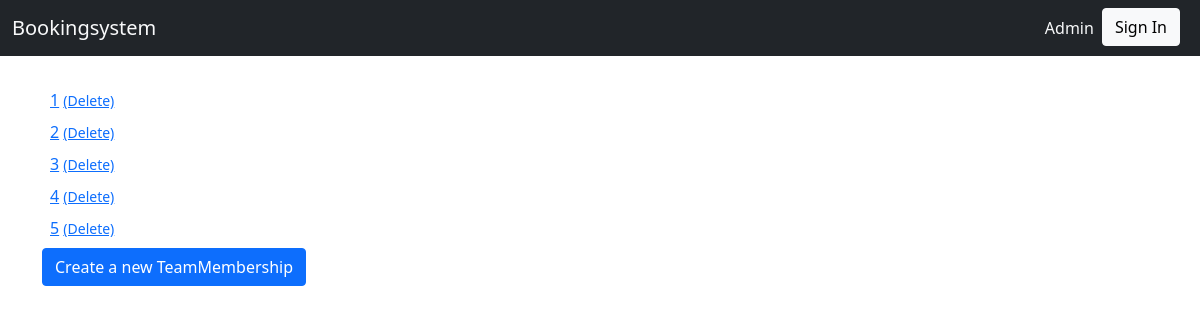
The app's page /organization/organization/TeamMembership/ with its own data.
### organization/models.py (models this page shows, shortened)
class TeamMembership(models.Model):
    team = models.ForeignKey("organization.Team", on_delete=models.CASCADE)
    member = models.ForeignKey("organization.Volunteer", on_delete=models.CASCADE)
    last_updated = models.DateTimeField(auto_now=True, editable=False)
    created = models.DateTimeField(auto_now_add=True, editable=False)
    role = models.CharField(max_length=30)
    class Meta:
        pass
    def __str__(self):
        return str(self.pk)
    def get_absolute_url(self):
        return reverse("organization_TeamMembership_detail", args=(self.pk,))

### organization/views.py (the view)
# urls.py: path("organization/TeamMembership/", views.TeamMembershipListView.as_view(), name="organization_TeamMembership_list"),
class TeamMembershipListView(generic.ListView):
    model = models.TeamMembership
    form_class = forms.TeamMembershipForm

### organization/templates/organization/teammembership_list.html
{% extends "base.html" %}
{% block content %}
{% for object in object_list %}
  <div class="m-2">
    <a href="{{object.get_absolute_url}}">{{object}}</a>
    <small class="ml-5">
      <a href="{% url 'organization_TeamMembership_delete' object.pk %}">
        (Delete)
      </a>
    </small>
  </div>
{% endfor %}
<div>
  <a class="btn btn-primary"
    href="{% url 'organization_TeamMembership_create' %}">
  Create a new TeamMembership
  </a>
</div>
{% endblock %}

### records on screen
TeamMembership: id "1"
TeamMembership: id "2"
TeamMembership: id "3"
TeamMembership: id "4"
TeamMembership: id "5"
